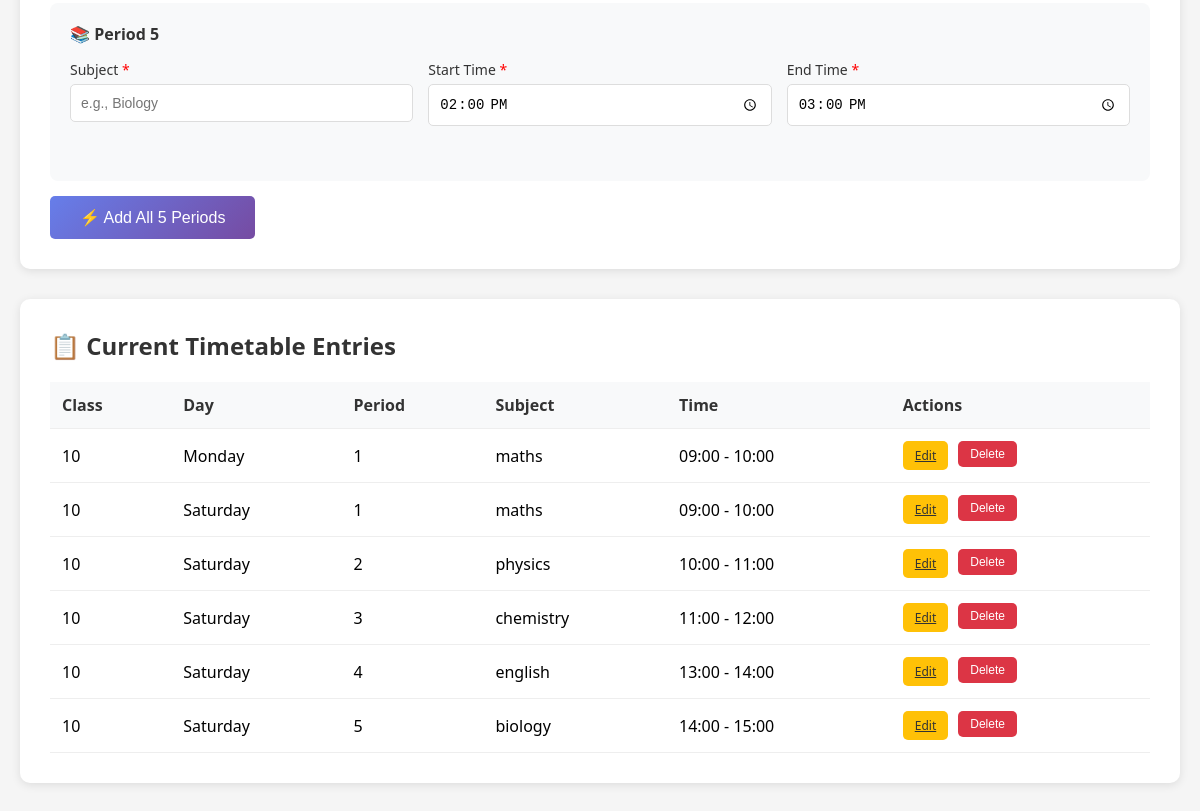
Page /timetable/manage (signed in, lower part) on the earlier database version.
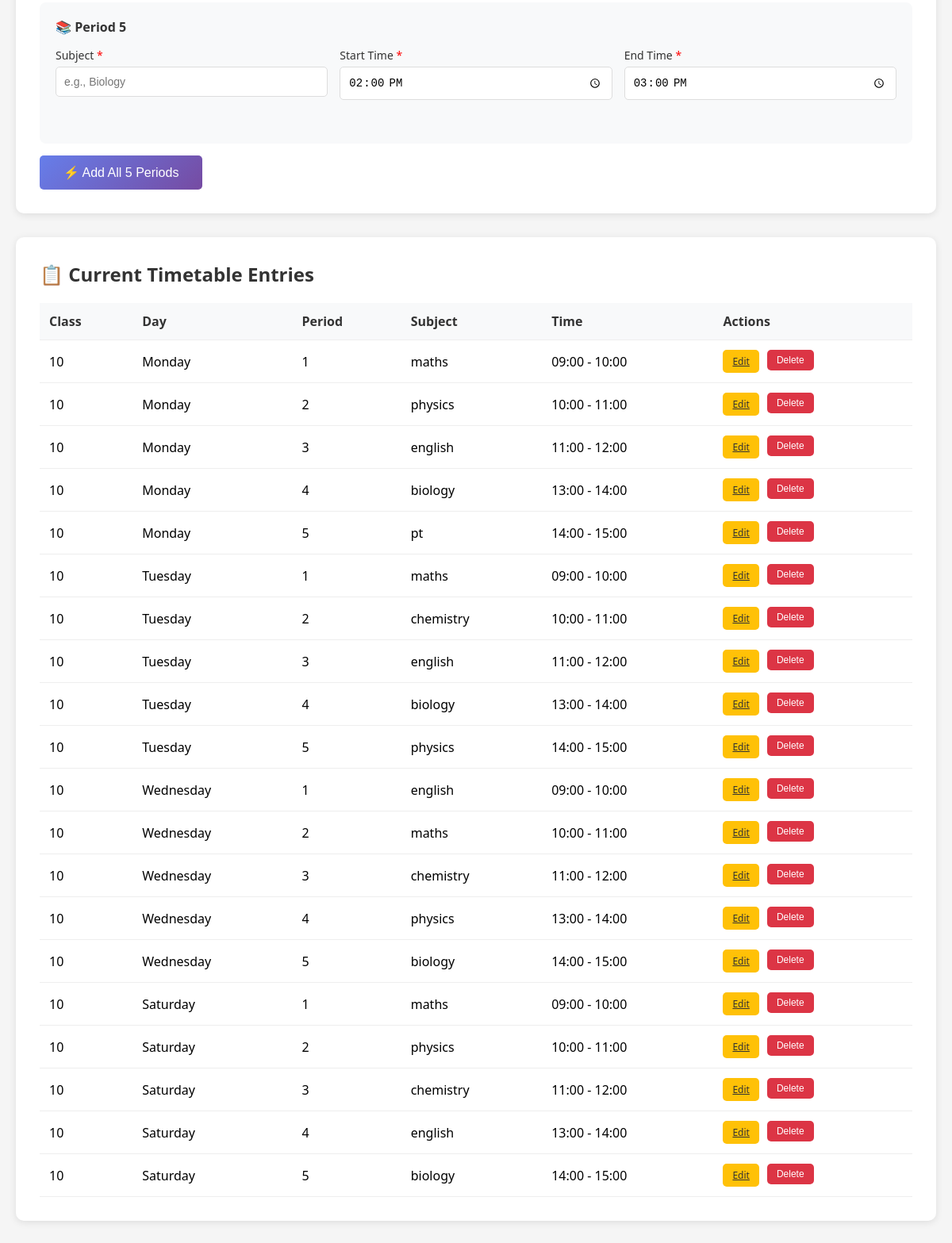
Same page on the later database version.
### models.py (models this page shows)
class Timetable(Base):
    __tablename__ = 'timetable'
    id = Column(Integer, primary_key=True)
    class_name = Column(String, nullable=False)
    day_of_week = Column(String, nullable=False)  # e.g., 'Monday', 'Tuesday'
    period = Column(String, nullable=False)       # e.g., 'Period 1', 'Period 2'
    subject = Column(String, nullable=True)       # e.g., 'Mathematics', 'Physics'
    start_time = Column(String, nullable=True)    # e.g., '09:00'
    end_time = Column(String, nullable=True)      # e.g., '10:00'

### app.py (the view, shortened to what this page needs)
@app.route('/timetable/manage', methods=['GET', 'POST'])
@login_required
def manage_timetable():
    if current_user.role != 'teacher':
        flash('Access denied! Teachers only.', 'error')
        return redirect(url_for('login'))
    db = SessionLocal()
    day_order = ['Monday', 'Tuesday', 'Wednesday', 'Thursday', 'Friday', 'Saturday', 'Sunday']
    timetable_entries = db.query(Timetable).all()
    timetable_entries.sort(key=lambda x: (day_order.index(x.day_of_week) if x.day_of_week in day_order else 999, x.period))
    db.close()
    return render_template('manage_timetable.html', timetable_entries=timetable_entries)

### app.py (called while the page is built)
@login_manager.user_loader
def load_user(user_id):
    db = SessionLocal()
    user = db.query(User).get(int(user_id))
    db.close()
    return user

### templates/manage_timetable.html (shortened to what this page needs)
<!DOCTYPE html>
<html lang="en">
<head>
</head>
<body>
    <div class="container">
        <div class="card">
            <div id="bulkForm" class="form-container">
                <form method="POST" action="{{ url_for('bulk_add_timetable') }}">
                    <div style="background: #f8f9fa; padding: 20px; border-radius: 8px; margin-bottom: 15px;">
                        <h3 style="color: #333; margin-bottom: 15px; font-size: 16px;">📚 Period 5</h3>
                        <div class="form-grid">
                            <div class="form-group">
                                <label>Subject <span class="required">*</span></label>
                                <input type="text" name="subject_5" required placeholder="e.g., Biology">
                            </div>
                            <div class="form-group">
                                <label>Start Time <span class="required">*</span></label>
                                <input type="time" name="start_time_5" required value="14:00">
                            </div>
                            <div class="form-group">
                                <label>End Time <span class="required">*</span></label>
                                <input type="time" name="end_time_5" required value="15:00">
                            </div>
                        </div>
                    </div>
                    <button type="submit" class="btn btn-primary" style="font-size: 16px; padding: 12px 30px;">
                        ⚡ Add All 5 Periods
                    </button>
                </form>
            </div>
        </div>
        <div class="card">
            <h2>📋 Current Timetable Entries</h2>
            {% if timetable_entries %}
                <div class="table-container">
                    <table>
                        <thead>
                            <tr>
                                <th>Class</th>
                                <th>Day</th>
                                <th>Period</th>
                                <th>Subject</th>
                                <th>Time</th>
                                <th>Actions</th>
                            </tr>
                        </thead>
                        <tbody>
                            {% for entry in timetable_entries %}
                            <tr>
                                <td>{{ entry.class_name }}</td>
                                <td>{{ entry.day_of_week }}</td>
                                <td>{{ entry.period }}</td>
                                <td>{{ entry.subject or '-' }}</td>
                                <td>
                                    {% if entry.start_time and entry.end_time %}
                                        {{ entry.start_time }} - {{ entry.end_time }}
                                    {% else %}
                                        -
                                    {% endif %}
                                </td>
                                <td>
                                    <div class="actions">
                                        <a href="{{ url_for('edit_timetable', id=entry.id) }}" class="btn btn-edit">Edit</a>
                                        <form method="POST" action="{{ url_for('delete_timetable', id=entry.id) }}" style="display: inline;" onsubmit="return confirm('Are you sure you want to delete this entry?');">
                                            <button type="submit" class="btn btn-danger">Delete</button>
                                        </form>
                                    </div>
                                </td>
                            </tr>
                            {% endfor %}
                        </tbody>
                    </table>
                </div>
            {% endif %}
        </div>
    </div>
</body>
</html>

### templates/manage_timetable.html (style rules this page uses)
* { margin: 0; padding: 0; box-sizing: border-box; }
body { font-family: 'Segoe UI', Tahoma, Geneva, Verdana, sans-serif; background: #f5f5f5; }
.container { max-width: 1200px; margin: 40px auto; padding: 0 20px; }
.card { background: white; padding: 30px; border-radius: 10px; box-shadow: 0 2px 10px rgba(0,0,0,0.1); margin-bottom: 30px; }
.card h2 { color: #333; margin-bottom: 20px; }
.form-grid { display: grid; grid-template-columns: repeat(auto-fit, minmax(200px, 1fr)); gap: 15px; margin-bottom: 20px; }
.form-group { margin-bottom: 15px; }
label { display: block; margin-bottom: 5px; color: #333; font-weight: 500; font-size: 14px; }
input[type="text"], input[type="time"], select { width: 100%; padding: 10px; border: 1px solid #ddd; border-radius: 5px; font-size: 14px; }
.btn { padding: 10px 20px; border: none; border-radius: 5px; cursor: pointer; font-size: 14px; transition: transform 0.2s; }
.btn-primary { background: linear-gradient(135deg, #667eea 0%, #764ba2 100%); color: white; }
.btn-danger { background: #dc3545; color: white; padding: 6px 12px; font-size: 12px; }
.btn-edit { background: #ffc107; color: #333; padding: 6px 12px; font-size: 12px; margin-right: 5px; }
.table-container { overflow-x: auto; }
table { width: 100%; border-collapse: collapse; }
th, td { padding: 12px; text-align: left; border-bottom: 1px solid #eee; }
th { background: #f8f9fa; color: #333; font-weight: 600; }
.required { color: red; }
.actions { display: flex; gap: 5px; }
.form-container { animation: fadeIn 0.3s ease; }

Differences in the rows shown:
added Timetable: class_name "10", day_of_week "Monday", period "2", subject "physics", start_time "10:00", end_time "11:00"
added Timetable: class_name "10", day_of_week "Monday", period "3", subject "english", start_time "11:00", end_time "12:00"
added Timetable: class_name "10", day_of_week "Monday", period "4", subject "biology", start_time "13:00", end_time "14:00"
added Timetable: class_name "10", day_of_week "Monday", period "5", subject "pt", start_time "14:00", end_time "15:00"
added Timetable: class_name "10", day_of_week "Tuesday", period "1", subject "maths", start_time "09:00", end_time "10:00"
added Timetable: class_name "10", day_of_week "Tuesday", period "2", subject "chemistry", start_time "10:00", end_time "11:00"
added Timetable: class_name "10", day_of_week "Tuesday", period "3", subject "english", start_time "11:00", end_time "12:00"
added Timetable: class_name "10", day_of_week "Tuesday", period "4", subject "biology", start_time "13:00", end_time "14:00"
added Timetable: class_name "10", day_of_week "Tuesday", period "5", subject "physics", start_time "14:00", end_time "15:00"
added Timetable: class_name "10", day_of_week "Wednesday", period "1", subject "english", start_time "09:00", end_time "10:00"
added Timetable: class_name "10", day_of_week "Wednesday", period "2", subject "maths", start_time "10:00", end_time "11:00"
added Timetable: class_name "10", day_of_week "Wednesday", period "3", subject "chemistry", start_time "11:00", end_time "12:00"
added Timetable: class_name "10", day_of_week "Wednesday", period "4", subject "physics", start_time "13:00", end_time "14:00"
added Timetable: class_name "10", day_of_week "Wednesday", period "5", subject "biology", start_time "14:00", end_time "15:00"
